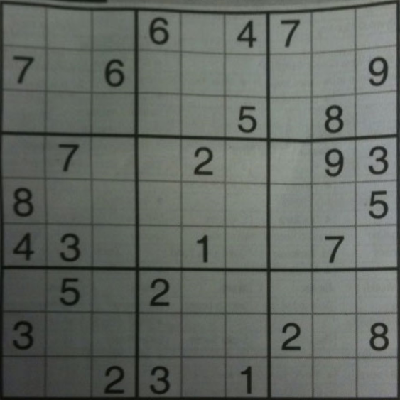
#> input picture OpenCV/3 Image Processing in OpenCV/6 - Image Gradients/suduko.png, 400 x 400 px
$ python detect_both_edges.py
#> lines starting #> are read from the running program, lines starting #| are printed output that depends on the picture
import numpy as np
import cv2 as cv
from matplotlib import pyplot as plt

img = cv.imread('suduko.png', cv.IMREAD_GRAYSCALE)
#> img: shape (400, 400); min 0, max 156, mean 102.1
assert img is not None, 'file could not be read, check with os.path.exists()'

# Output dtype = cv.CV_8U
sobelx8u = cv.Sobel(img,cv.CV_8U,1,0,ksize=5)
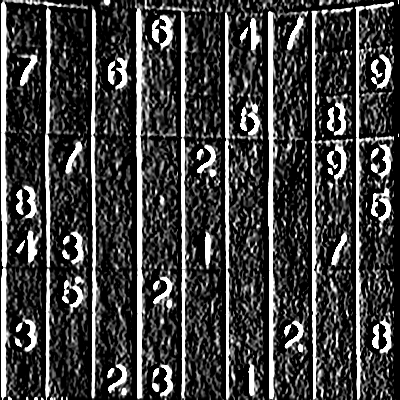
#> sobelx8u: shape (400, 400); min 0, max 255, mean 63.7

# Output dtype = cv.CV_64F. Then take its absolute and convert it to cv.CV_8U
sobelx64f = cv.Sobel(img,cv.CV_64F,1,0,ksize=5)
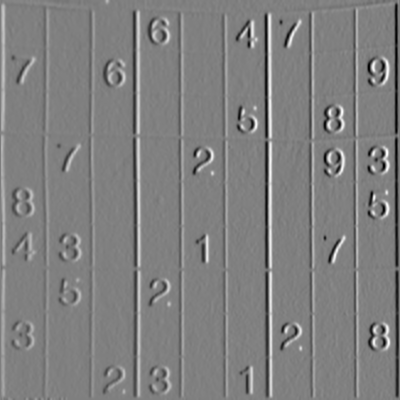
#> sobelx64f: shape (400, 400) float64; min -4729, max 4701, mean 5.4; drawn with min black and max white
abs_sobel64f = np.absolute(sobelx64f)
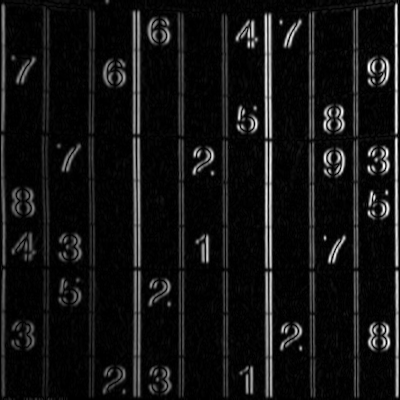
#> abs_sobel64f: shape (400, 400) float64; min 0, max 4729, mean 363.1; drawn with min black and max white
sobel_8u = np.uint8(abs_sobel64f)
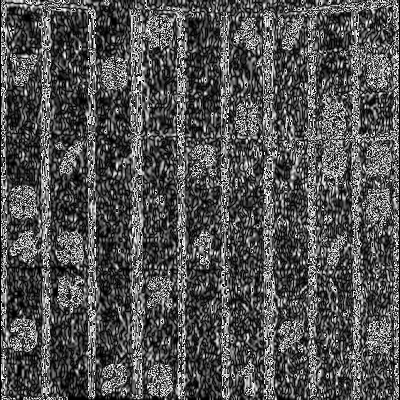
#> sobel_8u: shape (400, 400); min 0, max 255, mean 81.7

plt.subplot(1,3,1),plt.imshow(img,cmap = 'gray')
plt.title('Original'), plt.xticks([]), plt.yticks([])
plt.subplot(1,3,2),plt.imshow(sobelx8u,cmap = 'gray')
plt.title('Sobel CV_8U'), plt.xticks([]), plt.yticks([])
plt.subplot(1,3,3),plt.imshow(sobel_8u,cmap = 'gray')
plt.title('Sobel abs(CV_64F)'), plt.xticks([]), plt.yticks([])

plt.show()
